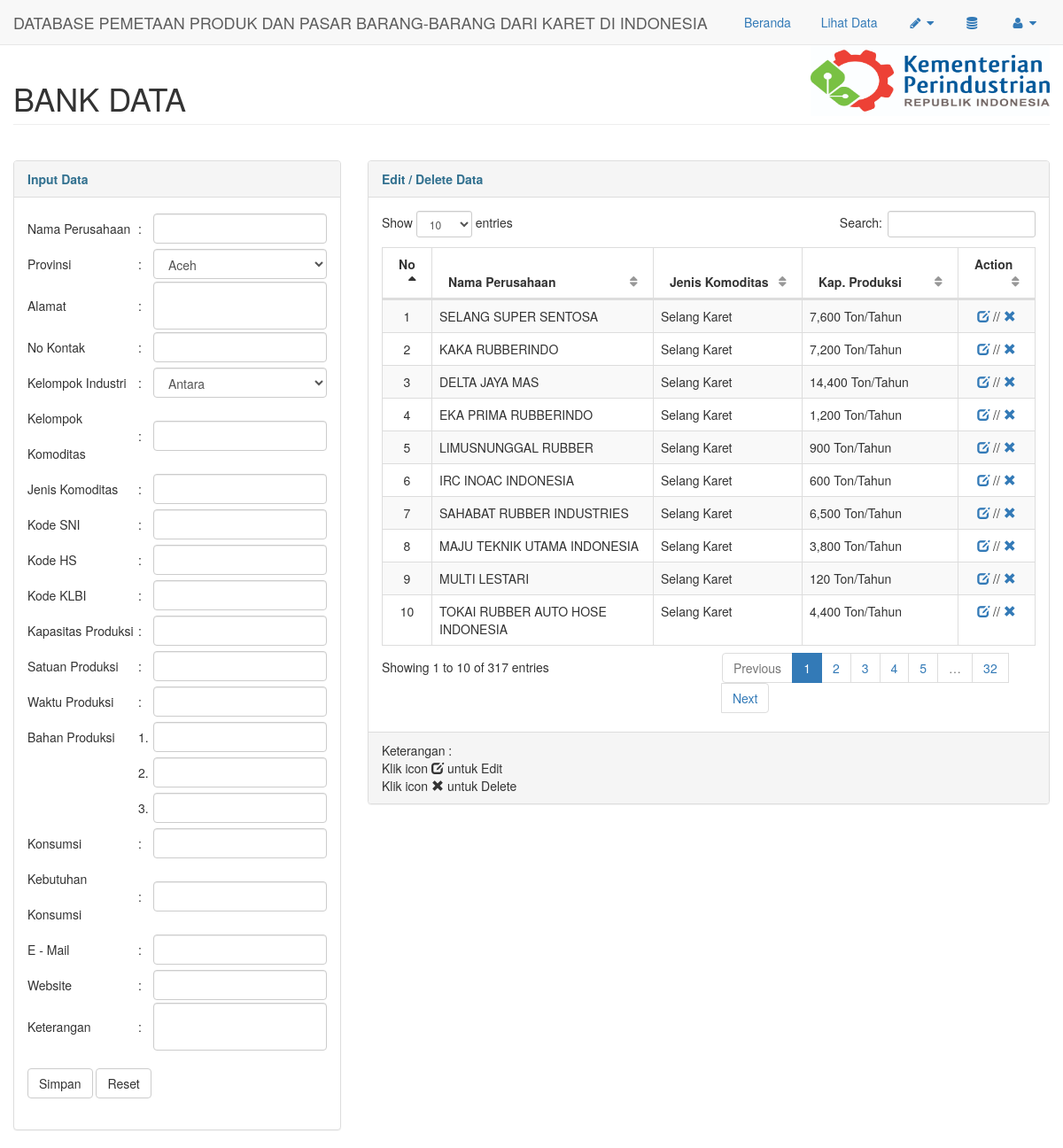
The page /pages/input (signed in) on the database its author committed.
### tables this page shows
CREATE TABLE `t_produk` (
  `id` int(100) NOT NULL AUTO_INCREMENT,
  `namaperusahaan` varchar(100) DEFAULT NULL,
  `provinsi` varchar(100) DEFAULT NULL,
  `alamat` text,
  `nokontak` varchar(100) DEFAULT NULL,
  `kodeklbi` varchar(100) DEFAULT NULL,
  `kodesni` varchar(255) DEFAULT NULL,
  `namaproduksi` varchar(100) DEFAULT NULL,
  `kodehs` varchar(255) DEFAULT NULL,
  `kelompokindustri` varchar(100) DEFAULT NULL,
  `kelompokkomoditas` varchar(100) DEFAULT NULL,
  `jumlahproduksi` varchar(100) DEFAULT NULL,
  `satuanprod` varchar(100) DEFAULT NULL,
  `bahan1` varchar(100) DEFAULT NULL,
  `bahan2` varchar(100) DEFAULT NULL,
  `bahan3` varchar(100) DEFAULT NULL,
  `waktuprod` varchar(100) DEFAULT NULL,
  `email` varchar(100) DEFAULT NULL,
  `website` varchar(500) DEFAULT NULL,
  `pasar` varchar(100) DEFAULT NULL,
  `kebutuhanpasar` varchar(100) DEFAULT NULL,
  `keterangan` text,
  PRIMARY KEY (`id`)
);

### pages/input.php (the view, shortened to what this page needs)
<?php
$session = $_SESSION['username'];
if($session != ""){
?>
<!DOCTYPE html>
<html lang="en">
<head>
    <link href="../bower_components/bootstrap/dist/css/bootstrap.min.css" rel="stylesheet">
    <link href="../bower_components/metisMenu/dist/metisMenu.min.css" rel="stylesheet">
    <link href="../bower_components/datatables-plugins/integration/bootstrap/3/dataTables.bootstrap.css" rel="stylesheet">
    <link href="../bower_components/datatables-responsive/css/dataTables.responsive.css" rel="stylesheet">
    <link href="../dist/css/sb-admin-2.css" rel="stylesheet">
    <link href="../bower_components/font-awesome/css/font-awesome.min.css" rel="stylesheet" type="text/css">
</head>
<body>
    <div id="wrapper">
        <nav class="navbar navbar-default navbar-static-top" role="navigation" style="margin-bottom: 0">
            <div class="navbar-header">
                <a class="navbar-brand" href="#">DATABASE PEMETAAN PRODUK DAN PASAR BARANG-BARANG DARI KARET DI INDONESIA</a>
            </div>
            <ul class="nav navbar-top-links navbar-right">
                <li class="dropdown">
                    <a href="index">
                       Beranda
                    </a>
                </li>
                <li class="dropdown">
                    <a href="lihat">
                       Lihat Data
                    </a>
                </li>
        <li class="dropdown">
        <a class="dropdown-toggle" data-toggle="dropdown" href="#">
        <i class="fa fa-pencil fa-fw"></i>
        <i class="fa fa-caret-down"></i>
        </a>
        </li>
        <li class="dropdown">
        <a href="table">
        <i class="fa fa-database fa-fw"></i>
        </a>
        </li>
        <li class="dropdown">
        <a class="dropdown-toggle" data-toggle="dropdown" href="#">
        <i class="fa fa-user fa-fw"></i>  <i class="fa fa-caret-down"></i>
        </a>
        </li>
  </ul>
        </nav>
        <div id="page-wrapper">
            <div class="row">
                <div class="col-lg-12">
                 <img style="float: right;" src="../pikcer/kemenris.jpg" width="270" height="80" />
                 <h1 class="page-header">BANK DATA</h1>
                </div>
            </div>
 <br />
<div class="row">
<div class="col-lg-4">
 <div class="panel panel-default">
 <div class="panel-heading">
 <b class="text-info">Input Data</b>
 </div>
 <div class="panel-body">
<form method="post" action="simpan">
<table>
 <tr>
	<td style="width:37%;">Nama Perusahaan</td>
	<td style="width:5%;">:</td>
	<td style="width:58%;"><input class="form-control" type="text" name="naper" /></td>
 </tr>
 <tr>
	<td>Provinsi</td>
	<td>:</td>
	<td>
<select class="form-control" name="prov">
<option>Aceh</option>
</select>
</td>
 </tr>
   <tr>
	<td>Alamat</td>
	<td>:</td>
	<td><textarea style="resize:none" class="form-control" name="alamat"></textarea></td>
 </tr>
 <tr>
	<td>No Kontak</td>
	<td>:</td>
	<td><input class="form-control" type="text" name="nokontak"></td>
 </tr>
 <tr>
	<td>Kelompok Industri</td>
	<td>:</td>
<td>
<select class="form-control" name="keli">
<option>Antara</option>
</select>
</td>
</tr>
<tr>
	<td>Kelompok Komoditas</td>
	<td>:</td>
	<td><input class="form-control" type="text" name="kapro" /></td>
 </tr>
  <tr>
	<td>Jenis Komoditas</td>
	<td>:</td>
	<td><input class="form-control" type="text" name="napro" /></td>
 </tr>
 <tr>
	<td>Kode SNI</td>
	<td>:</td>
	<td><input class="form-control" type="text" name="sni"></td>
 </tr>
 <tr>
	<td>Kode HS</td>
	<td>:</td>
	<td><input class="form-control" type="text" name="hs" ></td>
 </tr>
  <tr>
	<td>Kode KLBI</td>
	<td>:</td>
	<td><input class="form-control" type="text" name="klbi" ></td>
 </tr>
 <tr>
	<td>Kapasitas Produksi</td>
	<td>:</td>
	<td><input class="form-control" type="text" name="kappro" ></td>
 </tr>
 <tr>
	<td>Satuan Produksi</td>
	<td>:</td>
	<td><input class="form-control" type="text" name="satpro" /></td>
 </tr>
  <tr>
	<td>Waktu Produksi</td>
	<td>:</td>
	<td><input class="form-control" type="text" name="wktpro" /></td>
 </tr>
 <tr>
	<td>Bahan Produksi</td>
	<td>1. </td>
	<td><input class="form-control" type="text" name="bhn1" /></td>
 </tr>
 <tr>
	<td></td>
	<td>2. </td>
	<td><input class="form-control" type="text" name="bhn2" /></td>
 </tr>
 <tr>
	<td></td>
	<td>3. </td>
	<td><input class="form-control" type="text" name="bhn3" /></td>
 </tr>
 <tr>
	<td>Konsumsi</td>
	<td>:</td>
	<td><input class="form-control" type="text" name="pasar" /></td>
 </tr>
 <tr>
	<td>Kebutuhan Konsumsi</td>
	<td>:</td>
	<td><input class="form-control" type="text" name="kebpasar"></td>
 </tr>
 <tr>
	<td>E - Mail</td>
	<td>:</td>
	<td><input class="form-control" type="text" name="email" ></td>
 </tr>
  <tr>
	<td>Website</td>
	<td>:</td>
	<td><input class="form-control" type="text" name="web" ></td>
 </tr>
  <tr>
	<td>Keterangan</td>
	<td>:</td>
	<td><textarea style="resize:none" class="form-control" name="ket"></textarea></td>
 </tr>
 </table>
    <br />
 <input type="submit" class="btn btn-default" value="Simpan" class="button"> <input class="btn btn-default" type="reset" value="Reset" class="button">
 </form>
 <br />
 </div>
 </div>
 </div>
<?php
echo'
 <div class="col-lg-8">
 <div class="panel panel-default">
 <div class="panel-heading">
 <b class="text-info">Edit / Delete Data</b>
 </div>
 <div class="panel-body">
 <div class="dataTable_wrapper">
 <table class="table table-striped table-bordered table-hover" id="dataTables-example">
 <thead>
 <tr>
 <th style="width:5%;">No</th>
 <th style="width:37%;">Nama Perusahaan</th>
 <th style="width:25%;">Jenis Komoditas</th>
 <th style="width:20%;">Kap. Produksi</th>
 <th style="width:12%;">Action</th>
 </tr>
 </thead>
 <tbody>';
$query = "SELECT * FROM `t_produk` ";
$hasil = mysql_query($query);
$no=1;
while ($buff = mysql_fetch_array($hasil)) {
?>
<tr>
<td style="text-align: center;"><?php echo $no; ?></td>
<td><?php echo $buff['namaperusahaan']; ?></td>
<td><?php echo $buff['namaproduksi']; ?></td>
<?php
$jml = $buff['jumlahproduksi'];
if ($jml != ""){
echo '<td>'.number_format($buff['jumlahproduksi'])."&nbsp;".$buff['satuanprod']."/".$buff['waktuprod'].'</td>';
}else{
echo '<td>-</td>';
}
?>
<td style="text-align: center;"><a href="formedit?id=<?php echo $buff['id'];?>"><span class="glyphicon glyphicon-edit"></span></a> //
<a href="delete?id=<?php echo $buff['id'];?>"><span class="glyphicon glyphicon-remove"></span></a></td>
</tr>
<?php
$no++;
};
echo'</tbody></table></div>
</div><div class="panel-footer">
Keterangan : <br />Klik icon <span class="glyphicon glyphicon-edit"></span> untuk Edit <br /> Klik icon <span class="glyphicon glyphicon-remove"></span> untuk Delete
</div></div></div></div>';
?>
    </div>
    </div>
</body>
</html>
<?php
}else{
?>
<script> alert('Anda Harus Login Terlebih Dahulu');setTimeout("location.href='login'", 1);</script>
<?php
}
?>

### rows shown on the page
t_produk: namaperusahaan "SELANG SUPER SENTOSA", namaproduksi "Selang Karet", jumlahproduksi "7,600", satuanprod "Ton", waktuprod "Tahun"
t_produk: namaperusahaan "KAKA RUBBERINDO", namaproduksi "Selang Karet", jumlahproduksi "7,200", satuanprod "Ton", waktuprod "Tahun"
t_produk: namaperusahaan "DELTA JAYA MAS", namaproduksi "Selang Karet", jumlahproduksi "14,400", satuanprod "Ton", waktuprod "Tahun"
t_produk: namaperusahaan "EKA PRIMA RUBBERINDO", namaproduksi "Selang Karet", jumlahproduksi "1,200", satuanprod "Ton", waktuprod "Tahun"
t_produk: namaperusahaan "LIMUSNUNGGAL RUBBER", namaproduksi "Selang Karet", jumlahproduksi "900", satuanprod "Ton", waktuprod "Tahun"
t_produk: namaperusahaan "IRC INOAC INDONESIA", namaproduksi "Selang Karet", jumlahproduksi "600", satuanprod "Ton", waktuprod "Tahun"
t_produk: namaperusahaan "SAHABAT RUBBER INDUSTRIES", namaproduksi "Selang Karet", jumlahproduksi "6,500", satuanprod "Ton", waktuprod "Tahun"
t_produk: namaperusahaan "MAJU TEKNIK UTAMA INDONESIA", namaproduksi "Selang Karet", jumlahproduksi "3,800", satuanprod "Ton", waktuprod "Tahun"
t_produk: namaperusahaan "MULTI LESTARI", namaproduksi "Selang Karet", jumlahproduksi "120", satuanprod "Ton", waktuprod "Tahun"
t_produk: namaperusahaan "TOKAI RUBBER AUTO HOSE INDONESIA", namaproduksi "Selang Karet", jumlahproduksi "4,400", satuanprod "Ton", waktuprod "Tahun"
